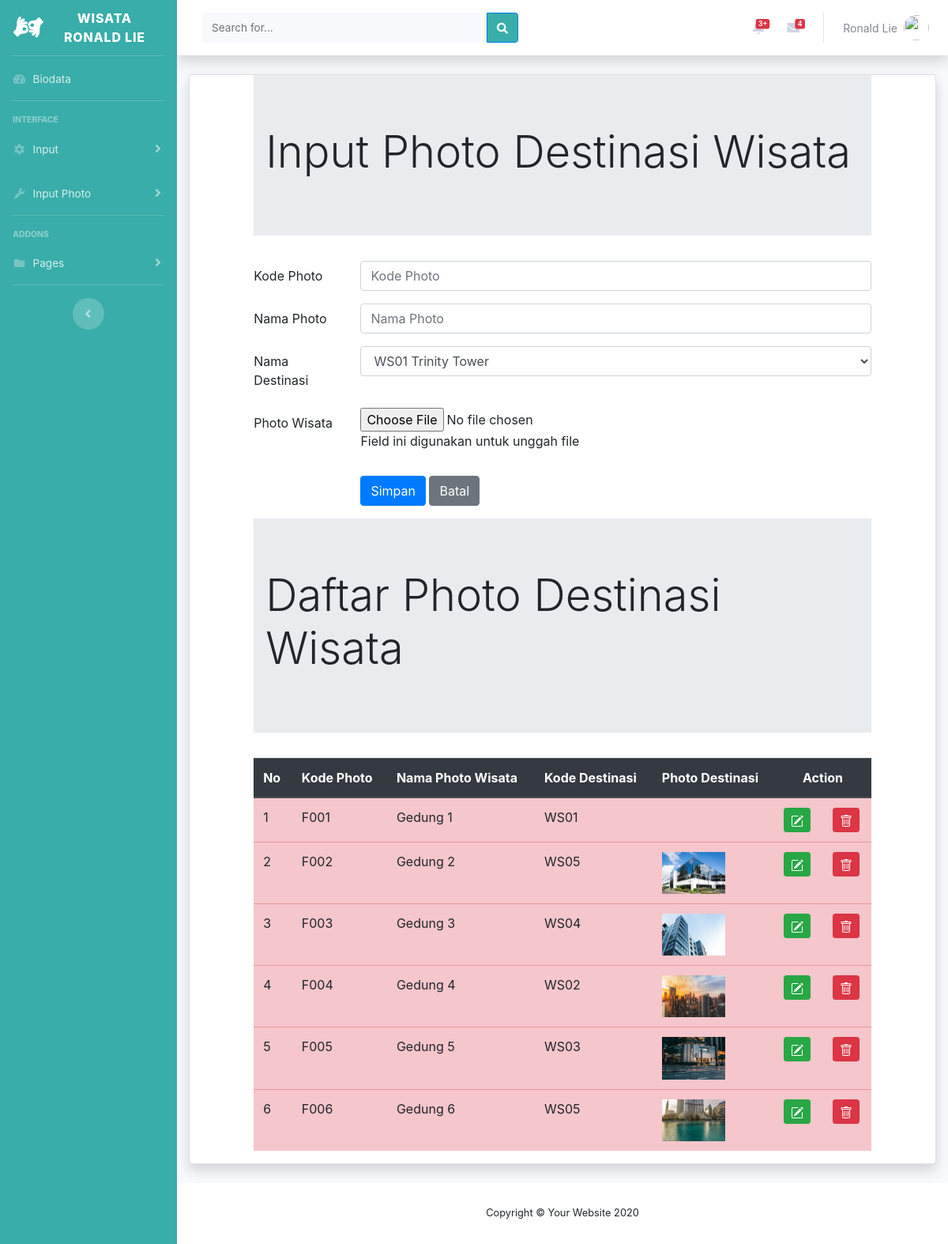
Page /fotodestinasi.php (signed in) on the committed database.
### tables this page shows
CREATE TABLE `fotodestinasi` (
  `fotoID` char(5) NOT NULL,
  `fotonama` char(60) NOT NULL,
  `destinasiID` char(4) NOT NULL,
  `fotofile` text NOT NULL
);

### fotodestinasi.php (the view, shortened to what this page needs)
<!DOCTYPE html>
<html lang="en">
<head>
</head>
<?php  include "header.php";?>
<div class="container-fluid">
<div class="card shadow mb-4">
<?php
    include "includes/config.php";
    $datadestinasi = mysqli_query($connection, "select * from destinasi");
?>
<html lang="en">
<head>
    <link rel="stylesheet" type="text/css" href="https://cdnjs.cloudflare.com/ajax/libs/select2/4.0.3/css/select2.min.css">
    <link rel="stylesheet" type="text/css" href="css/bootstrap.min.css">
</head>
<div class="row">
    <div class="col-sm-1"></div>
    <div class="col-sm-10">
        <div class="jumbotron jumbotron-fluid">
            <div class="container">
                <h1 class="display-4">Input Photo Destinasi Wisata</h1>
            </div>
        </div>
        <form method="POST" enctype="multipart/form-data">
            <div class="form-group row">
                <label for="kodefoto" class="col-sm-2 col-form-label">Kode Photo</label>
                <div class="col-sm-10">
                    <input type="text" class="form-control" id="kodefoto" name="inputkode" placeholder="Kode Photo" maxlength="4">
                </div>
            </div>
            <div class="form-group row">
                <label for="namafoto" class="col-sm-2 col-form-label">Nama Photo</label>
                <div class="col-sm-10">
                    <input type="text" class="form-control" id="namafoto" name="inputnama" placeholder="Nama Photo">
                </div>
            </div>
            <div class="form-group row">
                <label for="namadestinasi" class="col-sm-2 col-form-label">Nama Destinasi</label>
                <div class="col-sm-10">
                <select class="form-control" id="namadestinasi" name="kodedestinasi">
                <?php while($row = mysqli_fetch_array($datadestinasi))
                    { ?>
                        <option value="<?php echo $row ["destinasiID"]?>">
                            <?php echo $row ["destinasiID"]?>
                            <?php echo $row ["destinasinama"]?>
                        </option>
                    <?php } ?>
                </select>
                </div>
            </div>
            <div class="form-group row">
                <label for="file" class="col-sm-2 col-form-label">Photo Wisata</label>
                <div class="col-sm-10">
                    <input type="file" id="file" name="file">
                    <p class="help-block">Field ini digunakan untuk unggah file</p>
                </div>
            </div>
            <div class="form-group row">
                <div class="col-sm-2"></div>
                    <div class="col-sm-10">
                        <input type="submit" name="Simpan" class="btn btn-primary" value="Simpan">
                        <input type="submit" name="Batal" class="btn btn-secondary" value="Batal">
                    </div>
            </div>
        </form>
    </div>
    <div class="col-sm-1"></div>
    </div>
    <div class="row">
        <div class="col-sm-1"></div>
        <div class="col-sm-10">
            <div class="jumbotron jumbotron-fluid">
                <div class="container">
                    <h1 class="display-4">Daftar Photo Destinasi Wisata</h1>
                </div>
            </div>
        <table class="table table-hover table-danger">
            <thead class="thead-dark">
                <tr>
                    <th>No</th>
                    <th>Kode Photo</th>
                    <th>Nama Photo Wisata</th>
                    <th>Kode Destinasi</th>
                    <th>Photo Destinasi</th>
                    <th colspan="2" style="text-align:center">Action</th>
                </tr>
            </thead>
            <tbody>
                <?php $query = mysqli_query($connection, "select * from fotodestinasi");
                $nomor = 1;
                while ($row = mysqli_fetch_array($query))
                { ?>
                    <tr>
                        <td><?php echo $nomor;?></td>
                        <td><?php echo $row['fotoID'];?></td>
                        <td><?php echo $row['fotonama'];?></td>
                        <td><?php echo $row['destinasiID'];?></td>
                        <td>
                            <?php if(is_file("images/".$row['fotofile']))
                            { ?>
                                <img src="images/<?php echo $row['fotofile']?>" width="80">
                                <?php } else
                                    echo "<img src'images/'fit.png' widht = '80'>"
                                ?>
                        </td>
                        <td>
<a href="fotodestinasiedit.php?ubafoto=<?php echo $row["fotoID"]?>"
   class="btn btn-success btn-sm" title="EDIT">
</a>
</td>
<td>
<a href="fotodestinasihapus.php?hapusfoto=<?php echo $row["fotoID"]?>"
   class="btn btn-danger btn-sm" title="DELETE">
</a>
</td>
                </tr>
            <?php $nomor = $nomor + 1;?>
            <?php }?>
            </tbody>
        </table>
        </div>
        <div class="col-sm-1"></div>
    </div>
</div>
</div>
<?php include "footer.php";?>
</html>

### header.php (shortened to what this page needs)
<head>
    <link href="vendor/fontawesome-free/css/all.min.css" rel="stylesheet" type="text/css">
    <link href="css/sb-admin-2.min.css" rel="stylesheet">
    <link href="vendor/datatables/dataTables.bootstrap4.min.css" rel="stylesheet">
</head>
<body id="page-top">
    <div id="wrapper">
        <ul class="navbar-nav sidebar sidebar-dark accordion" style="background-color:#38ada9" id="accordionSidebar">
            <a class="sidebar-brand d-flex align-items-center justify-content-center" href="index.php">
                <div class="sidebar-brand-icon rotate-n-15">
                    <i class="fas fa-american-sign-language-interpreting"></i>
                </div>
                <div class="sidebar-brand-text mx-3">Wisata Ronald Lie</div>
            </a>
            <hr class="sidebar-divider my-0">
            <li class="nav-item">
                <a class="nav-link" href="index.php">
                    <i class="fas fa-fw fa-tachometer-alt"></i>
                    <span>Biodata</span></a>
            </li>
            <hr class="sidebar-divider">
            <div class="sidebar-heading">
                Interface
            </div>
            <li class="nav-item">
                <a class="nav-link collapsed" href="#" data-toggle="collapse" data-target="#collapseTwo"
                    aria-expanded="true" aria-controls="collapseTwo">
                    <i class="fas fa-fw fa-cog"></i>
                    <span>Input</span>
                </a>
            </li>
            <li class="nav-item">
                <a class="nav-link collapsed" href="#" data-toggle="collapse" data-target="#collapseUtilities"
                    aria-expanded="true" aria-controls="collapseUtilities">
                    <i class="fas fa-fw fa-wrench"></i>
                    <span>Input Photo</span>
                </a>
            </li>
            <hr class="sidebar-divider">
            <div class="sidebar-heading">
                Addons
            </div>
            <li class="nav-item">
                <a class="nav-link collapsed" href="#" data-toggle="collapse" data-target="#collapsePages"
                    aria-expanded="true" aria-controls="collapsePages">
                    <i class="fas fa-fw fa-folder"></i>
                    <span>Pages</span>
                </a>
            </li>
            <hr class="sidebar-divider d-none d-md-block">
            <div class="text-center d-none d-md-inline">
                <button class="rounded-circle border-0" id="sidebarToggle"></button>
            </div>
        </ul>
        <div id="content-wrapper" class="d-flex flex-column">
            <div id="content">
                <nav class="navbar navbar-expand navbar-light bg-white topbar mb-4 static-top shadow">
                    <form
                        class="d-none d-sm-inline-block form-inline mr-auto ml-md-3 my-2 my-md-0 mw-100 navbar-search">
                        <div class="input-group">
                            <input type="text" class="form-control bg-light border-0 small" placeholder="Search for..."
                                aria-label="Search" aria-describedby="basic-addon2">
                            <div class="input-group-append">
                                <button class="btn btn-primary" style="background-color: #38ada9;" type="button">
                                    <i class="fas fa-search fa-sm"></i>
                                </button>
                            </div>
                        </div>
                    </form>
                    <ul class="navbar-nav ml-auto">
                        <li class="nav-item dropdown no-arrow mx-1">
                            <a class="nav-link dropdown-toggle" href="#" id="alertsDropdown" role="button"
                                data-toggle="dropdown" aria-haspopup="true" aria-expanded="false">
                                <span class="badge badge-danger badge-counter">3+</span>
                            </a>
                        </li>
                        <li class="nav-item dropdown no-arrow mx-1">
                            <a class="nav-link dropdown-toggle" href="#" id="messagesDropdown" role="button"
                                data-toggle="dropdown" aria-haspopup="true" aria-expanded="false">
                                <i class="fas fa-envelope fa-fw"></i>
                                <span class="badge badge-danger badge-counter">4</span>
                            </a>
                        </li>
                        <li class="nav-item dropdown no-arrow">
                            <a class="nav-link dropdown-toggle" href="#" id="userDropdown" role="button"
                                data-toggle="dropdown" aria-haspopup="true" aria-expanded="false">
                                <span class="mr-2 d-none d-lg-inline text-gray-600 small">Ronald Lie</span>
                                <img class="img-profile rounded-circle"
                                    src="images/ronald.jpg">
                            </a>
                        </li>
                    </ul>
                </nav>

### footer.php (shortened to what this page needs)
</div>
            <footer class="sticky-footer bg-white">
                <div class="container my-auto">
                    <div class="copyright text-center my-auto">
                        <span>Copyright &copy; Your Website 2020</span>
                    </div>
                </div>
            </footer>
        </div>
    </div>
</body>
</html>

### rows in the picture
fotodestinasi: fotoID "F001", fotonama "Gedung 1", destinasiID "WS01"
fotodestinasi: fotoID "F002", fotonama "Gedung 2", destinasiID "WS05", fotofile (picture)
fotodestinasi: fotoID "F003", fotonama "Gedung 3", destinasiID "WS04", fotofile (picture)
fotodestinasi: fotoID "F004", fotonama "Gedung 4", destinasiID "WS02", fotofile (picture)
fotodestinasi: fotoID "F005", fotonama "Gedung 5", destinasiID "WS03", fotofile (picture)
fotodestinasi: fotoID "F006", fotonama "Gedung 6", destinasiID "WS05", fotofile (picture)

### other values in the picture
form field kodedestinasi "WS01 Trinity Tower"
